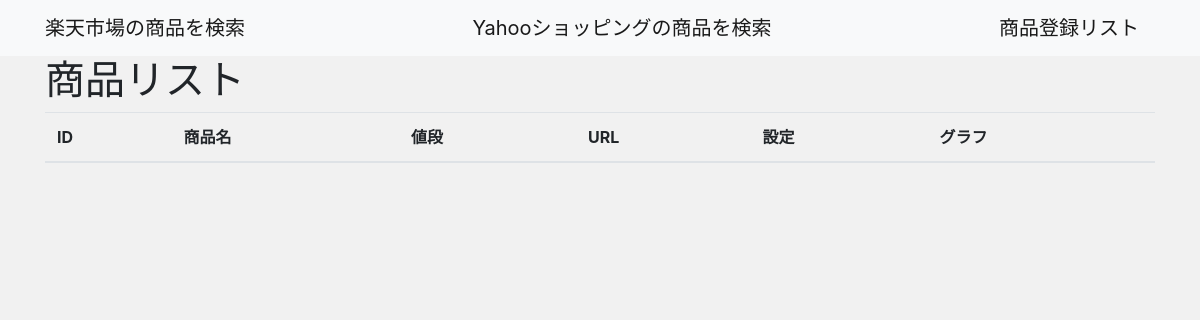
The page /list/ on the database as committed earlier.
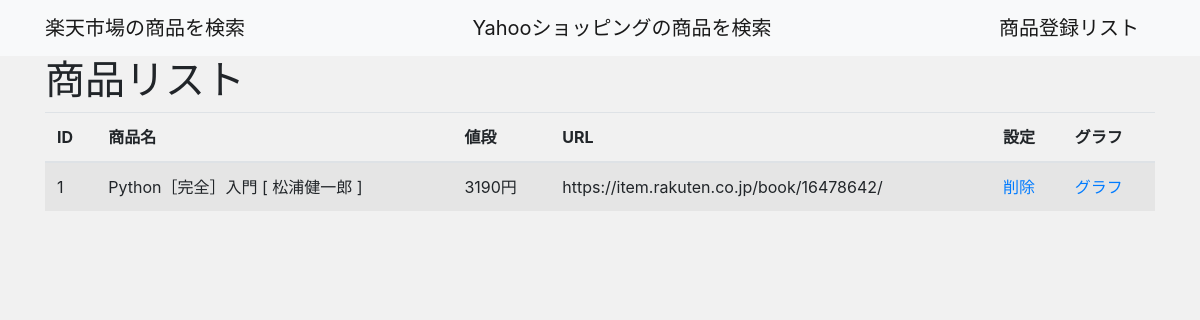
The same page on the database as committed later.
### app/models.py (models this page shows)
class App(models.Model):
    product_name = models.CharField('商品名',max_length=255, blank=True)
    price = models.CharField('値段',max_length=255, blank=True)
    url = models.CharField('URL',max_length=255, blank=True)
    itemCode = models.CharField('アイテムコード',max_length=255, blank=True)
    price1 = models.CharField('１日前の値段',max_length=255, blank=True)
    price2 = models.CharField('２日前の値段',max_length=255, blank=True)
    price3 = models.CharField('３日前の値段',max_length=255, blank=True)
    price4 = models.CharField('４日前の値段',max_length=255, blank=True)
    price5 = models.CharField('５日前の値段',max_length=255, blank=True)

### app/views.py (the view)
# urls.py: path('list/', views.ListView.as_view(), name='list'),
class ListView(ListView):
    template_name = 'app/list.html'
    model = App

### app/templates/app/list.html
{% extends 'app/base.html' %}
{% load widget_tweaks %}
{% load static %}
{% block content %}
<h1>商品リスト</h1>
<table class="table table-striped" >
  <thead>
    <tr>
      <th scope="col">ID</th>
      <th scope="col">商品名</th>
      <th scope="col">値段</th>
      <th scope="col">URL</th>
      <th scope="col">設定</th>
      <th scope="col">グラフ</th>
    </tr>
  </thead>
  <tbody>
    {% for item in object_list %}
    <tr>
      <td>{{ item.id }}</td>
      <td>{{ item.product_name }}</td>
      <td>{{ item.price }}円</td>
      <td>{{ item.url }}</td>
      <td><a href="{% url 'delete' pk=item.id %}">削除</a></td>
      <td><a href="{% url 'graph' %}">グラフ</a></td>
    </tr>
    {% endfor %}
  </tbody>
</table>
{% endblock %}

### app/templates/app/base.html (shortened to what this page needs)
{% load static %}
{% load widget_tweaks %}
<!DOCTYPE html>
<html lang="ja">
<head>
    <link rel="stylesheet" href="https://stackpath.bootstrapcdn.com/bootstrap/4.4.1/css/bootstrap.min.css">
    <link rel="stylesheet" href="{% static 'css/style.css' %}">
</head>
<body>
        <nav class="navbar navbar-expand-lg navbar-light bg-light">
            <div class="container">
                <a href="{% url 'index' %}" class="navbar-brand">楽天市場の商品を検索</a>
                <a href="{% url 'index_f' %}" class="navbar-brand">Yahooショッピングの商品を検索</a>
                <a href="{% url 'list' %}" class="navbar-brand">商品登録リスト</a>
            </div>
        </nav>
    <main>
        <div class="container">
            {% block content %}
            {% endblock %}
        </div>
    </main>
</body>
</html>

### app/static/css/style.css (style rules this page uses)
* { margin: 0; padding: 0; box-sizing: border-box; }
body { background: #F1F1F1; display: flex; flex-flow: column; min-height: 100vh; }
main { flex: 1; }

Rows that differ between the two databases and show on the page:
added App: id "1", product_name "Python［完全］入門 [ 松浦健一郎 ]", price "3190", url "https://item.rakuten.co.jp/book/16478642/"
